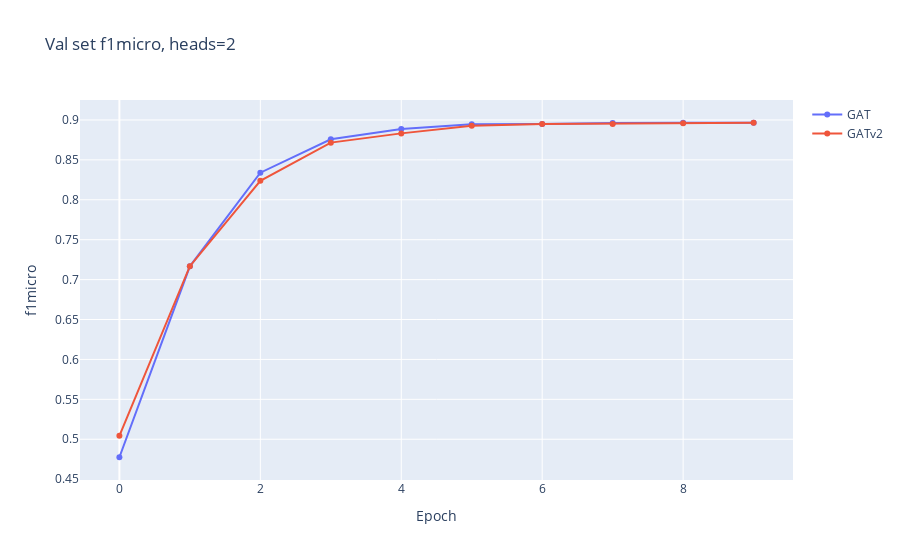
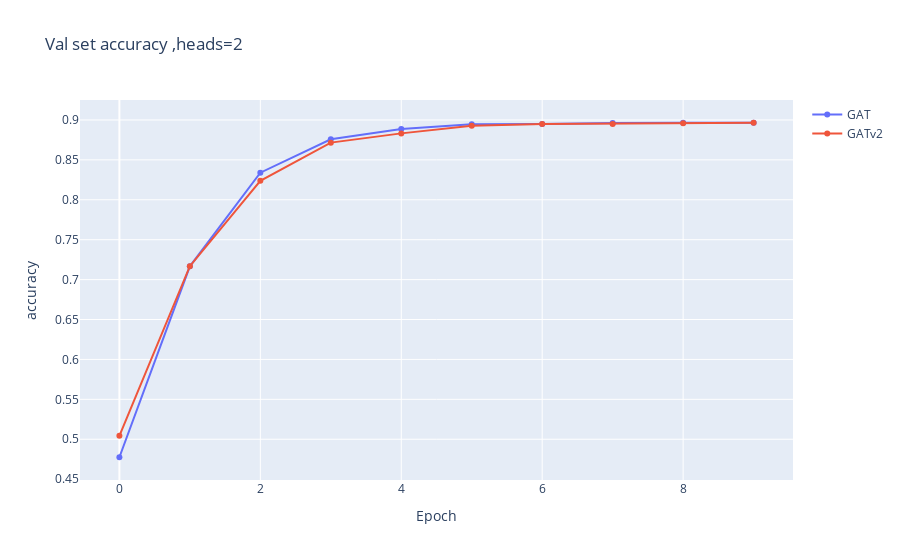
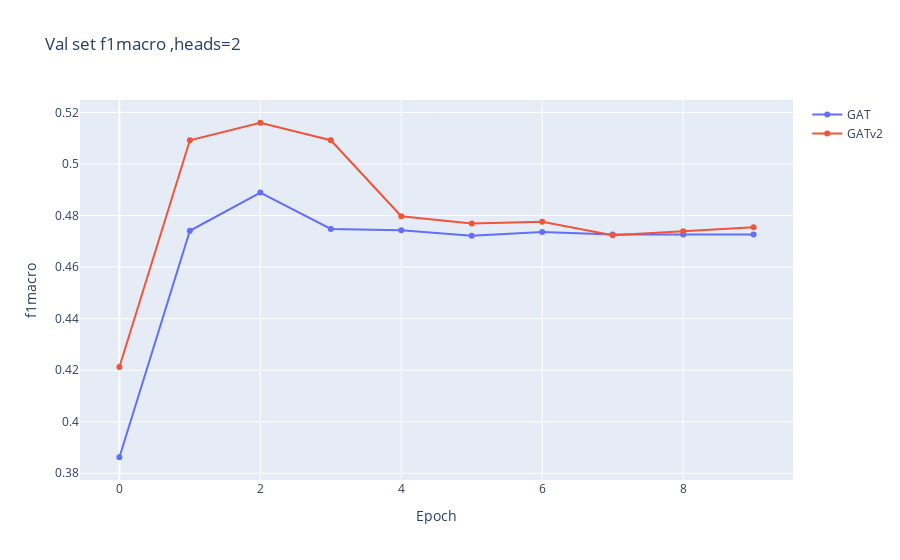
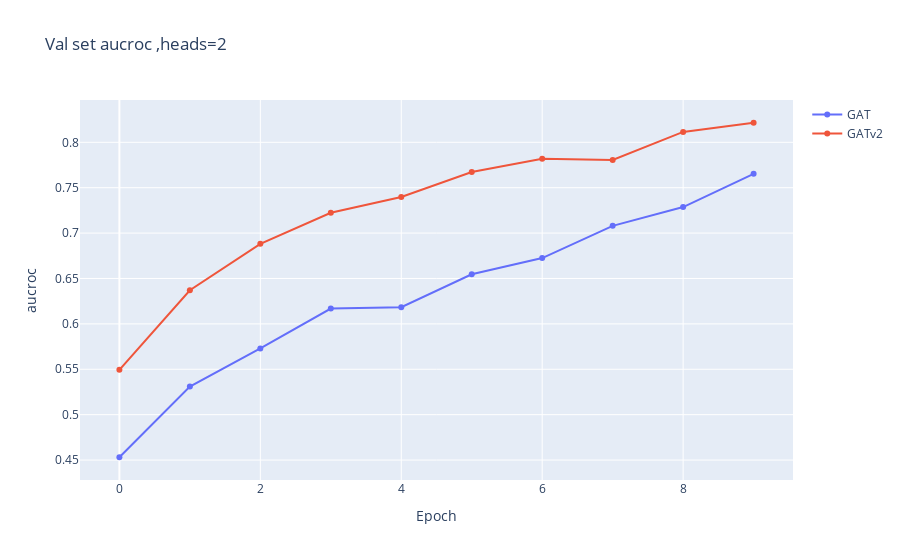

Write notebook code for charts like these, in order.
### Code cell
# Compare GAT vs GATv2 with 2 heads, prebuilt PyGs models 
plot_training_comp([mmGATprebuilt,mmGATv2prebuilt], ["GAT" ,"GATv2" ],"f1micro",title="Val set f1micro, heads=2")  
plot_training_comp([mmGATprebuilt,mmGATv2prebuilt], ["GAT" ,"GATv2" ],"accuracy",title="Val set accuracy ,heads=2")  
plot_training_comp([mmGATprebuilt,mmGATv2prebuilt], ["GAT" ,"GATv2" ],"f1macro",title="Val set f1macro ,heads=2")
plot_training_comp([mmGATprebuilt,mmGATv2prebuilt], ["GAT" ,"GATv2" ],"aucroc",title="Val set aucroc ,heads=2")  
plot_training_comp([mmGATprebuilt,mmGATv2prebuilt], ["GAT" ,"GATv2" ],"recall",title="Val set recall ,heads=2")  
plot_training_comp([mmGATprebuilt,mmGATv2prebuilt], ["GAT" ,"GATv2" ],"precision",title="Val set precision ,heads=2")

### Figure 1 — Plotly figure (JSON) as saved in the notebook; plotly's stock layout.template omitted (floating-point values rounded to 4 significant figures)
{"data": [{"name": "GAT", "type": "scatter", "x": [0, 1, 2, 3, 4, 5, 6, 7, 8, 9], "y": [0.4775, 0.7167, 0.8339, 0.8757, 0.8886, 0.8946, 0.8948, 0.8961, 0.8963, 0.8963]}, {"name": "GATv2", "type": "scatter", "x": [0, 1, 2, 3, 4, 5, 6, 7, 8, 9], "y": [0.5044, 0.7168, 0.8238, 0.8716, 0.8832, 0.8926, 0.8948, 0.8951, 0.8958, 0.8965]}], "layout": {"title": {"text": "Val set f1micro, heads=2"}, "xaxis": {"title": {"text": "Epoch"}}, "yaxis": {"title": {"text": "f1micro"}}}}

### Figure 2 — Plotly figure (JSON) as saved in the notebook; plotly's stock layout.template omitted (floating-point values rounded to 4 significant figures)
{"data": [{"name": "GAT", "type": "scatter", "x": [0, 1, 2, 3, 4, 5, 6, 7, 8, 9], "y": [0.4775, 0.7167, 0.8339, 0.8757, 0.8886, 0.8946, 0.8948, 0.8961, 0.8963, 0.8963]}, {"name": "GATv2", "type": "scatter", "x": [0, 1, 2, 3, 4, 5, 6, 7, 8, 9], "y": [0.5044, 0.7168, 0.8238, 0.8716, 0.8832, 0.8926, 0.8948, 0.8951, 0.8958, 0.8965]}], "layout": {"title": {"text": "Val set accuracy ,heads=2"}, "xaxis": {"title": {"text": "Epoch"}}, "yaxis": {"title": {"text": "accuracy"}}}}

### Figure 3 — Plotly figure (JSON) as saved in the notebook; plotly's stock layout.template omitted (floating-point values rounded to 4 significant figures)
{"data": [{"name": "GAT", "type": "scatter", "x": [0, 1, 2, 3, 4, 5, 6, 7, 8, 9], "y": [0.3862, 0.4741, 0.4889, 0.4748, 0.4743, 0.4722, 0.4736, 0.4726, 0.4727, 0.4727]}, {"name": "GATv2", "type": "scatter", "x": [0, 1, 2, 3, 4, 5, 6, 7, 8, 9], "y": [0.4213, 0.5092, 0.516, 0.5092, 0.4797, 0.4769, 0.4776, 0.4723, 0.4739, 0.4755]}], "layout": {"title": {"text": "Val set f1macro ,heads=2"}, "xaxis": {"title": {"text": "Epoch"}}, "yaxis": {"title": {"text": "f1macro"}}}}

### Figure 4 — Plotly figure (JSON) as saved in the notebook; plotly's stock layout.template omitted (floating-point values rounded to 4 significant figures)
{"data": [{"name": "GAT", "type": "scatter", "x": [0, 1, 2, 3, 4, 5, 6, 7, 8, 9], "y": [0.4531, 0.531, 0.5729, 0.6169, 0.6184, 0.6547, 0.6725, 0.708, 0.7287, 0.7653]}, {"name": "GATv2", "type": "scatter", "x": [0, 1, 2, 3, 4, 5, 6, 7, 8, 9], "y": [0.5493, 0.637, 0.6882, 0.7223, 0.7397, 0.7673, 0.7819, 0.7805, 0.8115, 0.8215]}], "layout": {"title": {"text": "Val set aucroc ,heads=2"}, "xaxis": {"title": {"text": "Epoch"}}, "yaxis": {"title": {"text": "aucroc"}}}}
